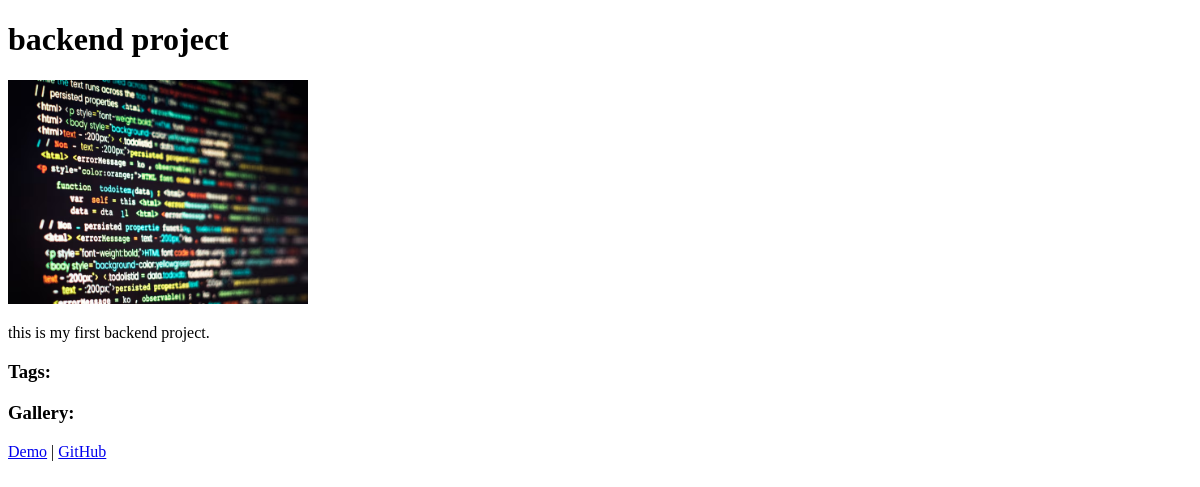
The app's page /accounts/projects/backend-project/, older data.
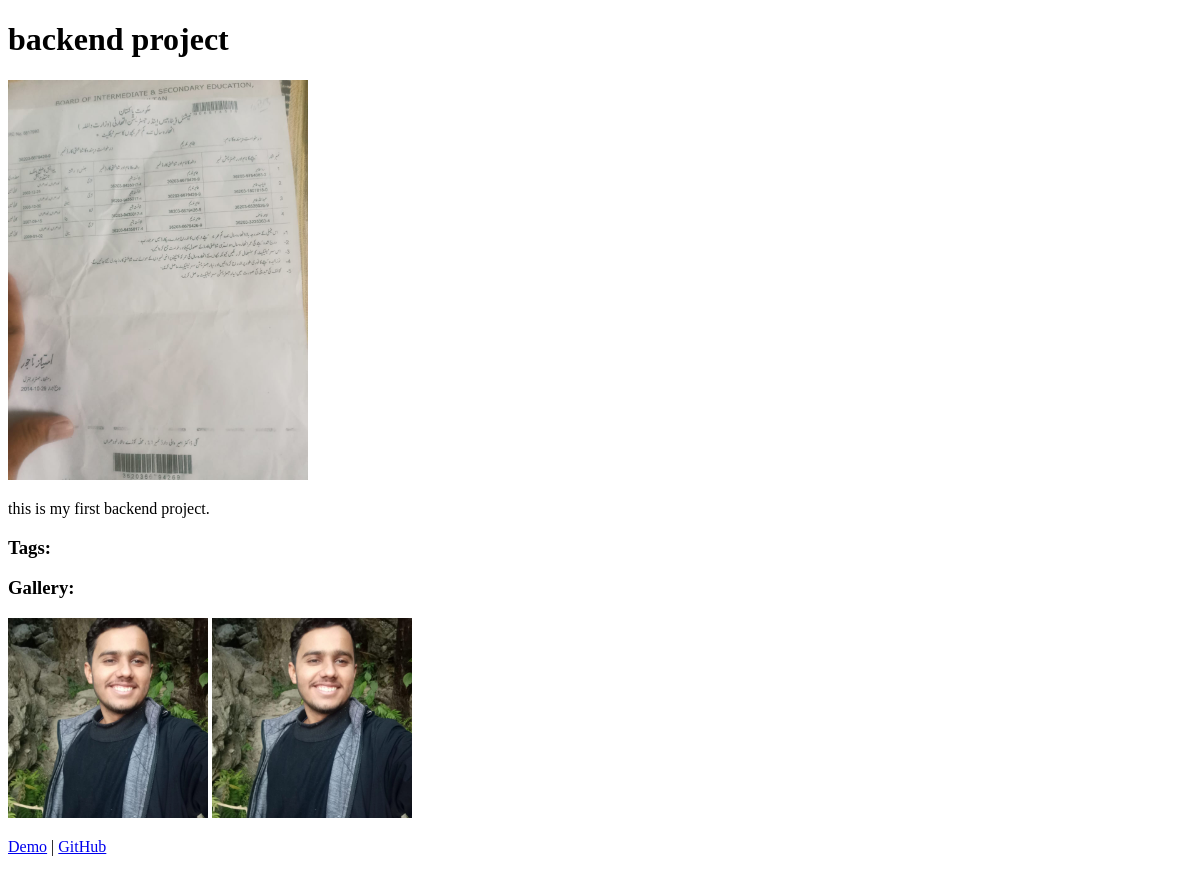
The same page, newer data.
### accounts/models.py (models this page shows, shortened)
class Project(models.Model):
    owner = models.ForeignKey(CustomUser, on_delete=models.CASCADE, null=True, blank=True)
    title = models.CharField(max_length=200)
    slug = models.SlugField(unique=True, blank=True)
    description = models.TextField()
    image = models.ImageField(upload_to='projects/', blank=True, null=True)
    tags = models.ManyToManyField(Tag, blank=True)
    demo_link = models.URLField(blank=True, null=True)
    github_link = models.URLField(blank=True, null=True)
    published = models.BooleanField(default=False)
    updated_at = models.DateTimeField(auto_now=True)
    created = models.DateTimeField(auto_now_add=True)

class ProjectImage(models.Model):
    project = models.ForeignKey('Project', on_delete=models.CASCADE, related_name='images')
    image = models.ImageField(upload_to='ProjectImage')
    caption = models.CharField(max_length=50, blank=True)

### accounts/views.py (the view)
# urls.py: path('projects/<slug:slug>/',views.project_detail,name='project_detail')
def project_detail(request,slug):
    project=get_object_or_404(Project , slug=slug)
    return render(request,'accounts/project_detail.html',{'project':project})

### accounts/templates/accounts/project_detail.html (shortened to what this page needs)
<!DOCTYPE html>
<html>
<head>
</head>
<body>
  <h1>{{ project.title }}</h1>
  <img src="{{ project.image.url }}" alt="{{ project.title }}" style="width:300px;">
  <p>{{ project.description }}</p>
  <h3>Tags:</h3>
  <h3>Gallery:</h3>
  <div>
    {% for img in project.images.all %}
      <img src="{{ img.image.url }}" alt="{{ img.caption }}" style="width:200px;">
    {% endfor %}
  </div>
  <p><a href="{{ project.demo_link }}">Demo</a> | <a href="{{ project.github_link }}">GitHub</a></p>
</body>
</html>

Row changes from the older to the newer data that the page shows:
changed Project "backend project": image: a different picture
added ProjectImage: image (picture)
added ProjectImage: image (picture)
